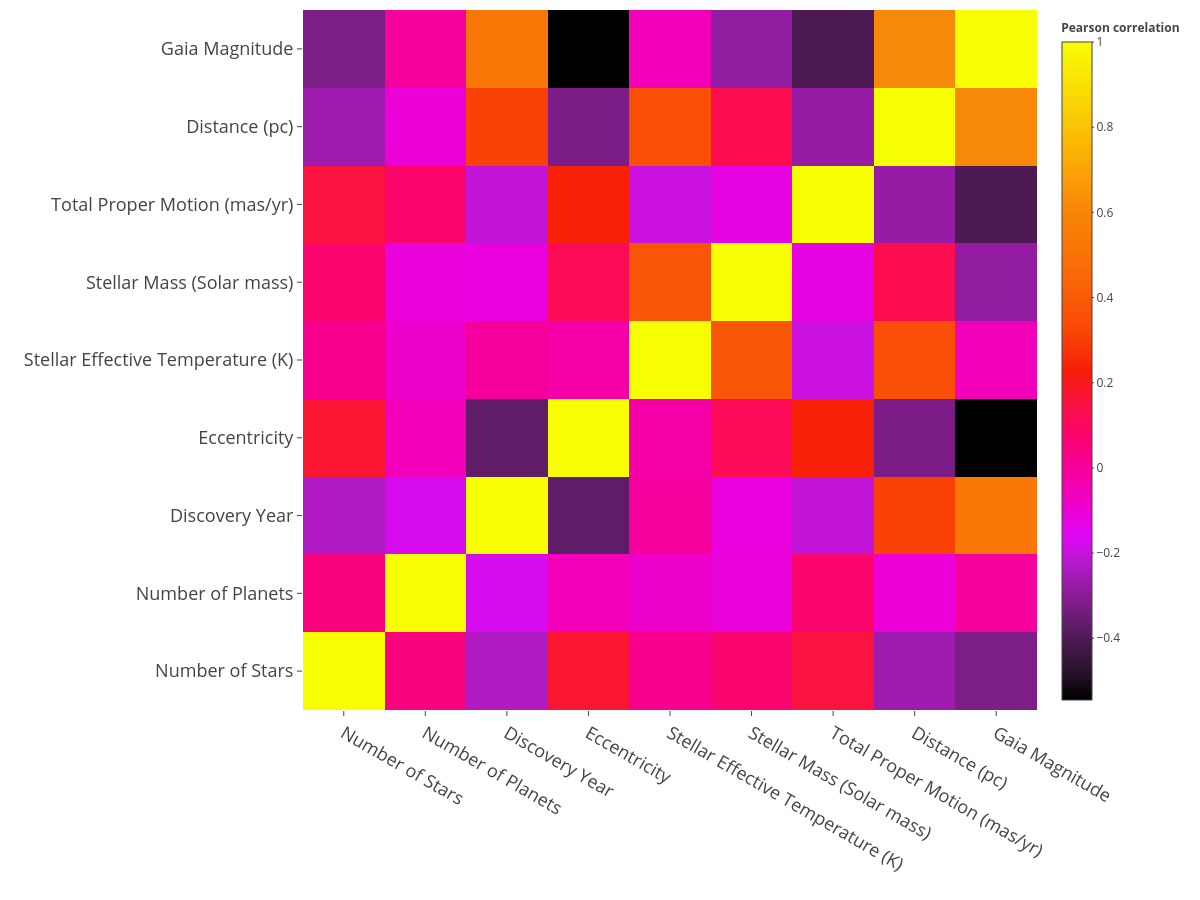

The R source for this figure:

# Paths:
path_data = "data/"
path_lib = "renv/library/R-4.1/x86_64-pc-linux-gnu/"

# Packages:
require(dplyr, lib = path_lib)
require(readr, lib = path_lib)
require(Hmisc, lib = path_lib)
require(reshape2, lib = path_lib)
require(RColorBrewer, lib = path_lib)
require(plotly, lib = path_lib)

# Dataset:
df = readr::read_csv(paste0(path_data, "nasa_exoplanets.csv")) %>%
         as.data.frame()
attr(df, "spec") = NULL
df_varnames = readr::read_csv(paste0(path_data, "nasa_exoplanets_var_names.csv")) %>%
                  as.data.frame()
attr(df_varnames, "spec") = NULL

num_vars = c("sy_snum", "sy_pnum", "disc_year", "pl_orbeccen", "st_teff", "st_mass", "sy_pm",
             "sy_dist", "sy_gaiamag")
num_vars_names = (df_varnames %>%
                     dplyr::filter(var %in% num_vars))$var_name

# Adapt the data:
df_plot = df[, num_vars]
names(df_plot) = num_vars_names
df_plot = df_plot %>% 
              tidyr::drop_na()
df_plot = (df_plot %>%
              as.matrix() %>%
              rcorr(type = "pearson"))$r
df_plot = melt(data = df_plot,
               value.name = "Vars_corr")

# Plot:
my_palette = c("#000000", "#E008F8", "#F81D08", "#F88A08", "#F7FE04")

p = plot_ly(
    data = df_plot,
    x = ~Var1,
    y = ~Var2,
    z = ~Vars_corr,
    type = "heatmap",
    colors = my_palette,
    colorbar = list(
        title = "<b>Pearson correlation</b>",
        len = 1
    ),
    hovertemplate = paste0("<b>",
                           "%{x}<br>",
                           "%{y}<br>",
                           "Correlation: %{z:}</b><extra></extra>")
) %>%
    layout(
        height = 900,
        width = 1200,
        xaxis = list(
            title = "",
            tickfont = list(size = 18),
            categoryorder = "array"
        ),
        yaxis = list(
            title = "",
            tickfont = list(size = 18)
        ),
        margin = list(
            l = 10,
            r = 10,
            t = 10,
            b = 10
        ),
        hoverlabel = list(font = list(size = 18))
    )

p
